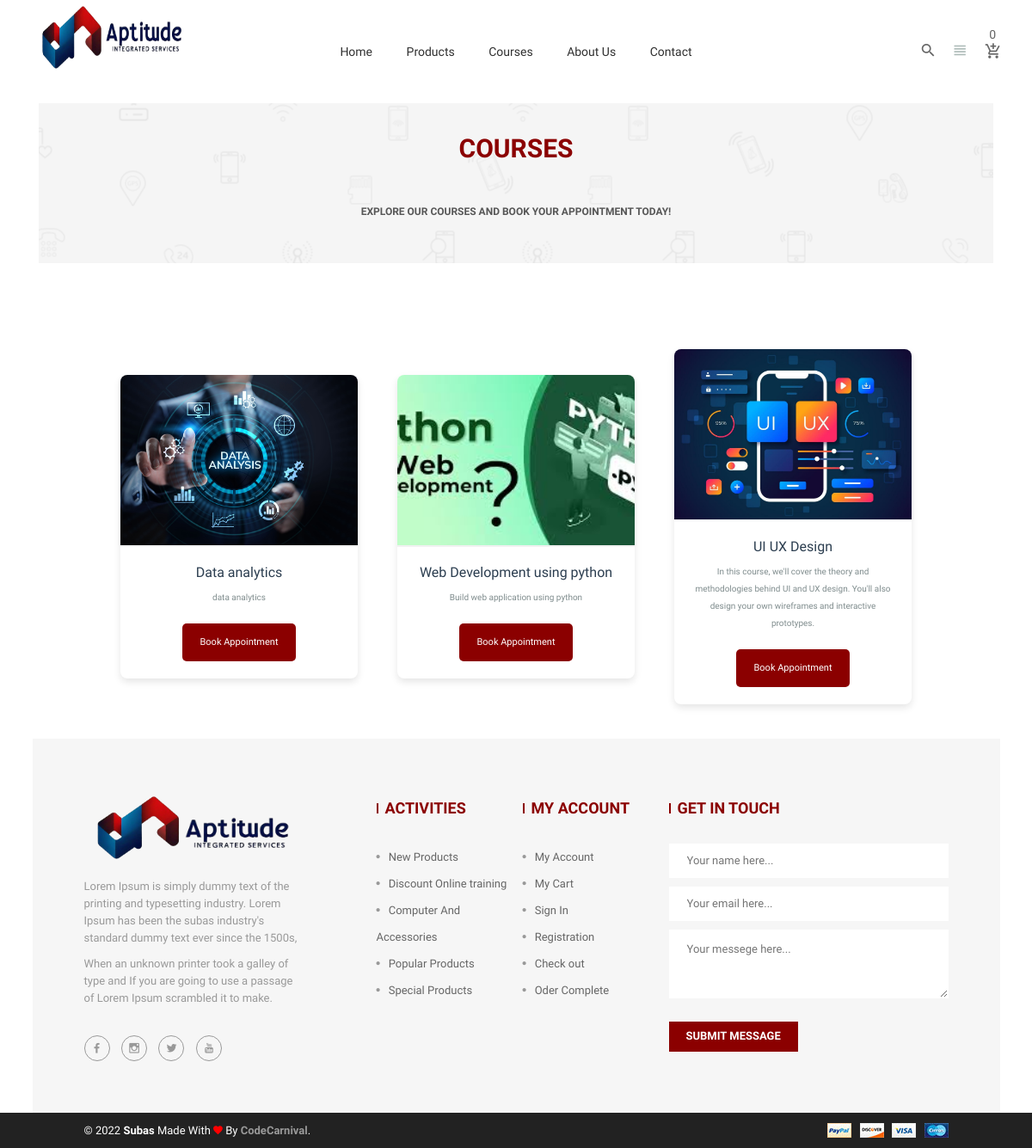
Page /courses/ on the committed database.
### shop/models.py (models this page shows, shortened)
class Product(models.Model):
    title = models.CharField(max_length=100)
    description = models.TextField()
    image = models.ImageField(upload_to='product/')
    price = models.DecimalField(max_digits=10, decimal_places=2)
    quantity = models.PositiveIntegerField(default=0)
    category = models.ForeignKey(Category, on_delete=models.CASCADE)
    special_offer = models.BooleanField(default=False)
    created_at = models.DateTimeField(auto_now_add=True)
    updated_at = models.DateTimeField(auto_now_add=True)
    def get_image(self):
        return self.image.url

### shop/views.py (the view)
# urls.py: path('courses/', views.courses_page, name='courses_page'),
def courses_page(request):
	courses_category = Category.objects.get(name='courses')
	products = Product.objects.filter(category=courses_category).all()
	context = {
	'courses':products,
	}
	return render(request, 'course.html', context)

### templates/course.html (shortened to what this page needs)
{% extends "base.html" %}
{% load static %}
{% block main %}
    <div class="breadcrumbs-section plr-200 mb-80 section">
        <div class="breadcrumbs overlay-bg">
            <div class="container">
                <div class="row">
                    <div class="col-lg-12">
                        <div class="breadcrumbs-inner">
                            <h1 class="breadcrumbs-title">Courses</h1>
                            <p class="subtitle text-center">Explore our courses and book your appointment today!</p>
                        </div>
                    </div>
                </div>
            </div>
        </div>
    </div>
    <section class="gcard-container">
        <div class="gcontainer">
            {% for course in courses %}
            <div class="gcard">
                <img src="{{course.get_image}}" alt="{{course.title}}" class="gcard-image">
                <div class="gcard-content">
                    <h3>{{course.title}}</h3>
                    <p>{{course.description|truncatewords:25}}</p>
                    <button class="book-button">Book Appointment</button>
                </div>
            </div>
            {% endfor %}
        </div>
    </section>
{% endblock %}

### rows in the picture
Product: get_image (picture), title "Data analytics", description "data analytics"
Product: get_image (picture), title "Web Development using python", description "Build web application using python"
Product: get_image (picture), title "UI UX Design", description "In this course, we'll cover the theory and methodologies behind UI and UX design. You'll also design your own wireframes and interactive prototypes."

### other values in the picture
{{ len_cart }} "0"
